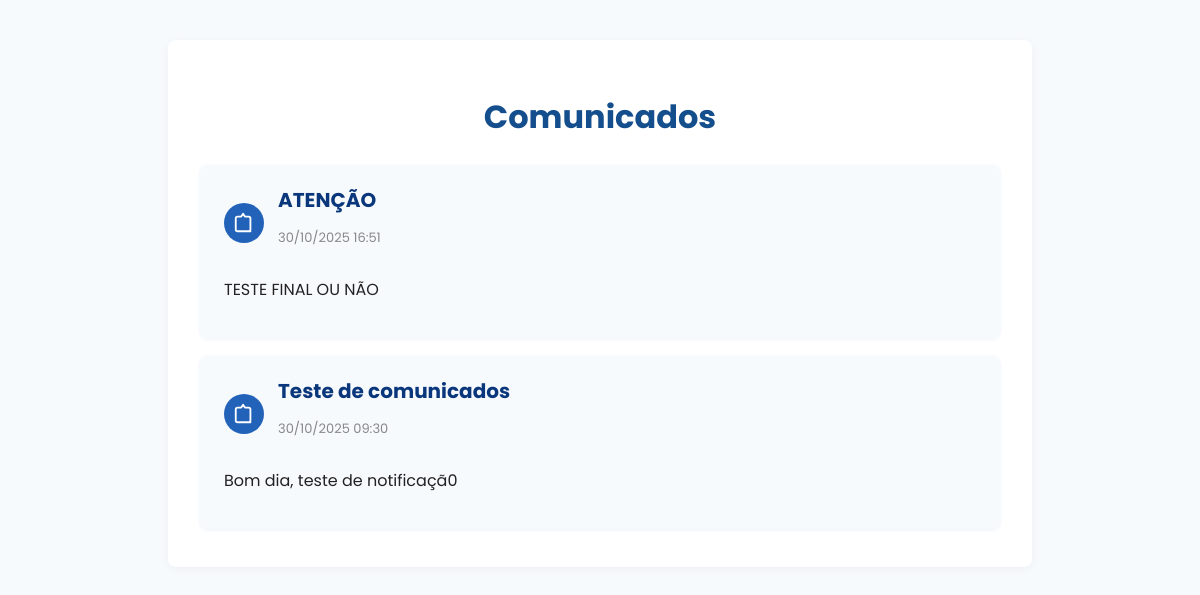
Page /comunicados (signed in) on the committed database.
### models.py (models this page shows, shortened)
class Notificacao(db.Model):
    id = db.Column(db.Integer, primary_key=True)
    titulo = db.Column(db.String(150), nullable=False)
    mensagem = db.Column(db.Text, nullable=False)
    data_criacao = db.Column(db.DateTime, default=datetime.datetime.now, nullable=False)
    destinatario_id = db.Column(db.Integer, db.ForeignKey('estagiario.id'), nullable=True)
    enviado_por = db.Column(db.String(100), nullable=False)  # Nome do admin

### views.py (the view)
@app.route('/comunicados')
def comunicados():
    if 'logged_in' not in session or session.get('user_type') != 'estagiario':
        flash('Acesso negado. Faça login como estagiário.', 'error')
        return redirect(url_for('login'))
    estagiario_id = session.get('user_id')
    notificacoes = Notificacao.query.filter(
        (Notificacao.destinatario_id.is_(None)) | (Notificacao.destinatario_id == estagiario_id)
    ).order_by(Notificacao.data_criacao.desc()).all()
    return render_template('comunicados.html', notificacoes=notificacoes)

### templates/comunicados.html (shortened to what this page needs)
<!DOCTYPE html>
<html lang="pt-br">
<head>
</head>
<body>
    <div class="container">
        <h1>Comunicados</h1>
        <div class="comunicados-list">
            {% for notif in notificacoes %}
                <div class="comunicado-item">
                    <div class="comunicado-header">
                        <div class="comunicado-icon">
                            <svg xmlns="http://www.w3.org/2000/svg" width="22" height="22" viewBox="0 0 24 24" fill="none" stroke="currentColor" stroke-width="2" stroke-linecap="round" stroke-linejoin="round"><path d="M19 21H5a2 2 0 0 1-2-2V7a2 2 0 0 1 2-2h4l2-3 2 3h4a2 2 0 0 1 2 2v12a2 2 0 0 1-2 2z"/></svg>
                        </div>
                        <div class="comunicado-info">
                            <h3>{{ notif.titulo }}</h3>
                            <p class="comunicado-date">{{ notif.data_criacao.strftime('%d/%m/%Y %H:%M') }}</p>
                        </div>
                    </div>
                    <div class="comunicado-content">
                        <p>{{ notif.mensagem }}</p>
                    </div>
                </div>
            {% else %}
                <div class="nenhum">Nenhum comunicado encontrado.</div>
            {% endfor %}
        </div>
    </div>
</body>
</html>

### templates/comunicados.html (style rules this page uses)
body { font-family:'Poppins',sans-serif;background:#f7fafd;color:#212445;margin:0; }
.container { max-width:800px;margin:40px auto;background:#fff;box-shadow:0 2px 8px #edf0f5;border-radius:8px;padding:32px 32px 20px 32px; }
h1 { color:#144e8c;font-weight:700;text-align:center; }
.comunicados-list { margin-top:24px; }
.comunicado-item { background:#f7fafd;border-radius:8px;box-shadow:0 1px 4px #eef1fa;margin-bottom:18px;padding:20px 24px; }
.comunicado-header { display:flex;align-items:center;gap:14px; }
.comunicado-icon { width:40px; height:40px; display:flex;align-items:center; justify-content:center; background:#2263b9;border-radius:50%; color:#fff; }
.comunicado-info h3 { margin:0 0 2px 0;font-size:20px;color:#0a377c; }
.comunicado-date { font-size:13px;color:#888; }
.comunicado-content { margin-top:8px; font-size:16px; color:#222; }

### rows in the picture
Notificacao: titulo "ATENÇÃO", data_criacao "30/10/2025 16:51", mensagem "TESTE FINAL OU NÃO"
Notificacao: titulo "Teste de comunicados", data_criacao "30/10/2025 09:30", mensagem "Bom dia, teste de notificaçã0"
